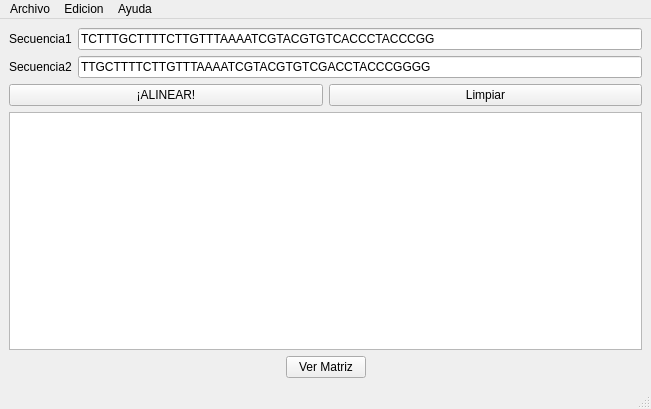
<?xml version="1.0" encoding="UTF-8"?>
<ui version="4.0">
 <class>VentanaPrincipal</class>
 <widget class="QMainWindow" name="VentanaPrincipal">
  <property name="geometry">
   <rect>
    <x>0</x>
    <y>0</y>
    <width>651</width>
    <height>409</height>
   </rect>
  </property>
  <property name="minimumSize">
   <size>
    <width>651</width>
    <height>409</height>
   </size>
  </property>
  <property name="windowTitle">
   <string>Alineamiento de secuencias</string>
  </property>
  <widget class="QWidget" name="centralwidget">
   <layout class="QVBoxLayout" name="verticalLayout_4">
    <item>
     <layout class="QVBoxLayout" name="verticalLayout_3">
      <item>
       <layout class="QVBoxLayout" name="verticalLayout">
        <item>
         <layout class="QHBoxLayout" name="horizontalLayout">
          <item>
           <widget class="QLabel" name="label">
            <property name="text">
             <string>Secuencia1</string>
            </property>
           </widget>
          </item>
          <item>
           <widget class="QLineEdit" name="secuencia1_lineEdit">
            <property name="text">
             <string>TCTTTGCTTTTCTTGTTTAAAATCGTACGTGTCACCCTACCCGG</string>
            </property>
           </widget>
          </item>
         </layout>
        </item>
        <item>
         <layout class="QHBoxLayout" name="horizontalLayout_2">
          <item>
           <widget class="QLabel" name="label_2">
            <property name="text">
             <string>Secuencia2</string>
            </property>
           </widget>
          </item>
          <item>
           <widget class="QLineEdit" name="secuencia2_lineEdit_2">
            <property name="text">
             <string>TTGCTTTTCTTGTTTAAAATCGTACGTGTCGACCTACCCGGGG</string>
            </property>
           </widget>
          </item>
         </layout>
        </item>
       </layout>
      </item>
      <item>
       <layout class="QVBoxLayout" name="verticalLayout_2">
        <item>
         <layout class="QHBoxLayout" name="horizontalLayout_3">
          <item>
           <widget class="QPushButton" name="alinear_pushButton">
            <property name="text">
             <string>¡ALINEAR!</string>
            </property>
           </widget>
          </item>
          <item>
           <widget class="QPushButton" name="limpiar_pushButton">
            <property name="styleSheet">
             <string notr="true">font: 9pt &quot;Sans Serif&quot;;</string>
            </property>
            <property name="text">
             <string>Limpiar</string>
            </property>
           </widget>
          </item>
         </layout>
        </item>
        <item>
         <widget class="QTextBrowser" name="salida_textBrowser">
          <property name="contextMenuPolicy">
           <enum>Qt::DefaultContextMenu</enum>
          </property>
          <property name="lineWrapMode">
           <enum>QTextEdit::NoWrap</enum>
          </property>
          <property name="html">
           <string>&lt;!DOCTYPE HTML PUBLIC &quot;-//W3C//DTD HTML 4.0//EN&quot; &quot;http://www.w3.org/TR/REC-html40/strict.dtd&quot;&gt;
&lt;html&gt;&lt;head&gt;&lt;meta name=&quot;qrichtext&quot; content=&quot;1&quot; /&gt;&lt;style type=&quot;text/css&quot;&gt;
p, li { white-space: pre-wrap; }
&lt;/style&gt;&lt;/head&gt;&lt;body style=&quot; font-family:'Sans Serif'; font-size:9pt; font-weight:400; font-style:normal;&quot;&gt;
&lt;p style=&quot;-qt-paragraph-type:empty; margin-top:0px; margin-bottom:0px; margin-left:0px; margin-right:0px; -qt-block-indent:0; text-indent:0px;&quot;&gt;&lt;br /&gt;&lt;/p&gt;&lt;/body&gt;&lt;/html&gt;</string>
          </property>
          <property name="acceptRichText">
           <bool>true</bool>
          </property>
          <property name="openExternalLinks">
           <bool>false</bool>
          </property>
         </widget>
        </item>
       </layout>
      </item>
     </layout>
    </item>
    <item>
     <layout class="QHBoxLayout" name="horizontalLayout_4">
      <item>
       <spacer name="horizontalSpacer">
        <property name="orientation">
         <enum>Qt::Horizontal</enum>
        </property>
        <property name="sizeHint" stdset="0">
         <size>
          <width>208</width>
          <height>20</height>
         </size>
        </property>
       </spacer>
      </item>
      <item>
       <widget class="QPushButton" name="verMatriz_pushButton_2">
        <property name="text">
         <string>Ver Matriz</string>
        </property>
        <attribute name="buttonGroup">
         <string notr="true">buttonGroup_2</string>
        </attribute>
       </widget>
      </item>
      <item>
       <spacer name="horizontalSpacer_2">
        <property name="orientation">
         <enum>Qt::Horizontal</enum>
        </property>
        <property name="sizeHint" stdset="0">
         <size>
          <width>268</width>
          <height>20</height>
         </size>
        </property>
       </spacer>
      </item>
     </layout>
    </item>
   </layout>
  </widget>
  <widget class="QMenuBar" name="menubar">
   <property name="geometry">
    <rect>
     <x>0</x>
     <y>0</y>
     <width>651</width>
     <height>21</height>
    </rect>
   </property>
   <widget class="QMenu" name="menuArchivo">
    <property name="title">
     <string>Archivo</string>
    </property>
    <addaction name="actionAbrir"/>
    <addaction name="actionGuardar"/>
    <addaction name="separator"/>
    <addaction name="actionSalir"/>
   </widget>
   <widget class="QMenu" name="menuEdicion">
    <property name="title">
     <string>Edicion</string>
    </property>
    <addaction name="actionCopiar"/>
   </widget>
   <widget class="QMenu" name="menuAyuda">
    <property name="title">
     <string>Ayuda</string>
    </property>
    <addaction name="actionAcerca_de_estePrograma"/>
    <addaction name="actionAcerca_de_Qt"/>
   </widget>
   <addaction name="menuArchivo"/>
   <addaction name="menuEdicion"/>
   <addaction name="menuAyuda"/>
  </widget>
  <widget class="QStatusBar" name="statusbar"/>
  <action name="actionSalir">
   <property name="text">
    <string>Salir</string>
   </property>
  </action>
  <action name="actionAbrir">
   <property name="text">
    <string>Abrir</string>
   </property>
  </action>
  <action name="actionGuardar">
   <property name="text">
    <string>Guardar Como</string>
   </property>
  </action>
  <action name="actionCopiar">
   <property name="text">
    <string>Copiar</string>
   </property>
  </action>
  <action name="actionAcerca_de_estePrograma">
   <property name="text">
    <string>Acerca de estePrograma</string>
   </property>
  </action>
  <action name="actionAcerca_de_Qt">
   <property name="text">
    <string>Acerca de Qt</string>
   </property>
  </action>
 </widget>
 <resources/>
 <connections/>
 <buttongroups>
  <buttongroup name="buttonGroup_2"/>
 </buttongroups>
</ui>
